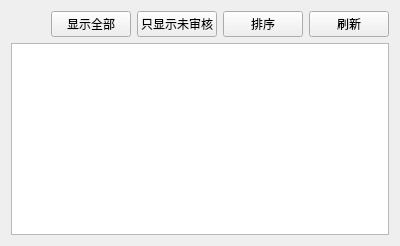
                <widget class="QWidget" name="tab_27">
                 <attribute name="title">
                  <string>2号奖学金</string>
                 </attribute>
                 <layout class="QVBoxLayout" name="verticalLayout_21">
                  <item>
                   <layout class="QHBoxLayout" name="horizontalLayout_16">
                    <item>
                     <spacer name="horizontalSpacer_14">
                      <property name="orientation">
                       <enum>Qt::Horizontal</enum>
                      </property>
                      <property name="sizeHint" stdset="0">
                       <size>
                        <width>40</width>
                        <height>20</height>
                       </size>
                      </property>
                     </spacer>
                    </item>
                    <item>
                     <widget class="QPushButton" name="button_guo1_all_7">
                      <property name="text">
                       <string>显示全部</string>
                      </property>
                     </widget>
                    </item>
                    <item>
                     <widget class="QPushButton" name="button_guo1_need_7">
                      <property name="text">
                       <string>只显示未审核</string>
                      </property>
                     </widget>
                    </item>
                    <item>
                     <widget class="QPushButton" name="button_guo1_sc_7">
                      <property name="text">
                       <string>排序</string>
                      </property>
                     </widget>
                    </item>
                    <item>
                     <widget class="QPushButton" name="button_she2_refresh">
                      <property name="text">
                       <string>刷新</string>
                      </property>
                     </widget>
                    </item>
                   </layout>
                  </item>
                  <item>
                   <widget class="QTableWidget" name="table_she2"/>
                  </item>
                 </layout>
                </widget>
